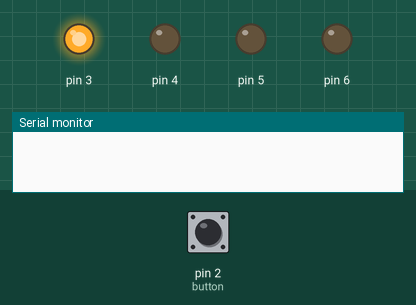
Bench run of a sketch on a simulated Arduino Uno, built with avr-gcc and run on an emulated ATmega328P. Shown: output pins drawn as LEDs (lit = HIGH), the last lines printed to the serial monitor. The inputs (shaded band) are chosen by the test bench; at power-on: pin 2 (button) LOW.

Above: at 1.2 s.
1.3 s: pin 2 (button) pulled HIGH for 0.15 s
At 2.4 s:
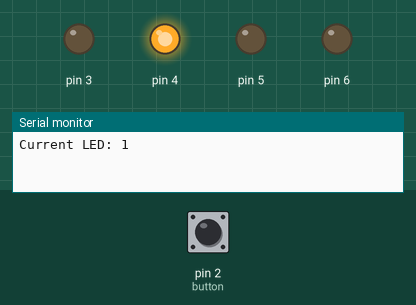
2.9 s: pin 2 (button) pulled HIGH for 1 s
At 3.5 s:
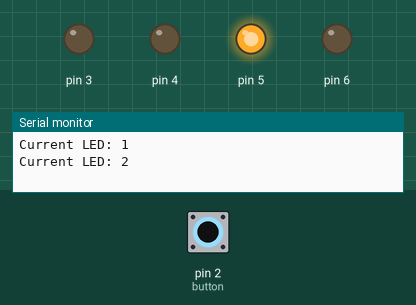
5.4 s: pin 2 (button) pulled HIGH for 0.15 s
At 6.3 s:
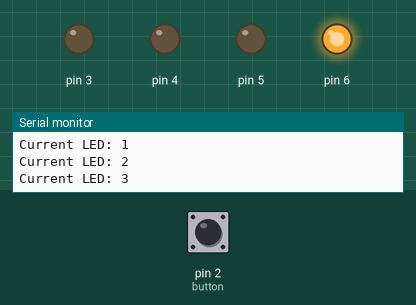
7.0 s: pin 2 (button) pulled HIGH for 3.2 s
At 7.8 s:
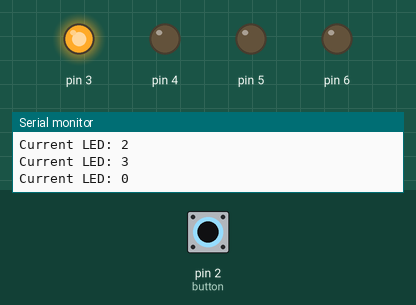
Timing chart, 0 to 10.0 s (numbered marks = the images above; inputs shaded):
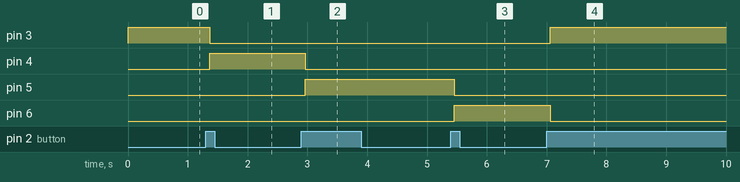

Measured:
- after the input at 1.3 s, pin 3: HIGH → LOW after 0.07 s; pin 4: LOW → HIGH after 0.07 s
- after the input at 2.9 s, pin 4: HIGH → LOW after 0.06 s; pin 5: LOW → HIGH after 0.06 s
- after the input at 5.4 s, pin 5: HIGH → LOW after 0.05 s; pin 6: LOW → HIGH after 0.05 s
- after the input at 7.0 s, pin 3: LOW → HIGH after 0.06 s; pin 6: HIGH → LOW after 0.06 s

The sketch:

PBLED.ino
```cpp
/* pressing PB will switch one LED on then another LED turning off the previous one */

#include "PBLED.h" //include library

Button button(2, 50); //PB pin and debounce time
LED leds[] = {LED(3), LED(4), LED(5), LED(6)}; //LED pins
int numLeds = sizeof(leds) / sizeof(LED); //number of LEDs
int currentLed = 0; //current LED

void setup() {
Serial.begin(9600); //start serial monitor
}

void loop() {

  int buttonState = button.read(); //read PB state
  if (buttonState == 1) { //PB state
    currentLed = (currentLed + 1) % numLeds; //selected LED
    Serial.print("Current LED: "); //print which LED is on
    Serial.println(currentLed); //read LED
  }
  for (int i = 0; i < numLeds; i++) {
    if (i == currentLed) { //if i is currentLED then turn on else turn the rest off
      leds[i].on();
    } else {
      leds[i].off();
    }
  }
  delay(10); //delay
}
```

PBLED.cpp
```cpp
#include "PBLED.h" //include library

Button::Button(int p, unsigned long delay) {
  pin = p; //pin equal p
  debounceDelay = delay; //debounce delay equal delay
  lastDebounceTime = 0; //previous debounce time
  state = LOW; //state value
  lastButtonState = LOW; //previous PB state
}

int Button::read() { //read PB
  int reading = digitalRead(pin); //read value of PB
  if (reading != lastButtonState) { //read last button state
    lastDebounceTime = millis(); //lasty debounce time in millis
  }
  if ((millis() - lastDebounceTime) > debounceDelay) { //check if last debounce time is greater than debounce delay
    if (reading != state) { //read PB state
      state = reading; //reading PB state
      if (state == HIGH) { //if PB is HIGH
        return 1; //return value
      }
    }
  }
  lastButtonState = reading; //read last PB state
  return 0; //return value
}

LED::LED(int p) {
  pin = p; //pin equal p
  pinMode(pin, OUTPUT); //set pin as output
}

void LED::on() { //led on
  digitalWrite(pin, HIGH); //set pin to HIGH
}

void LED::off() { //led off
  digitalWrite(pin, LOW); //set pin to LOW
}
```

PBLED.h
```cpp
#ifndef PBLED_H //if not defined
#define PBLED_H //define library

#include <Arduino.h> //include library

class Button {
  private:
    int pin; //PB pin
    unsigned long lastDebounceTime; //previous debounce time
    unsigned long debounceDelay; //debounce delay
    int state; //PB state
    int lastButtonState; //previous PB state

  public:
    Button(int p, unsigned long delay); //PB delay
    int read(); //read PB
};

class LED {
  private:
    int pin; //LED pin

  public:
    LED(int p); //constructor
    void on(); //LED on
    void off(); //LED off
};

#endif
```
